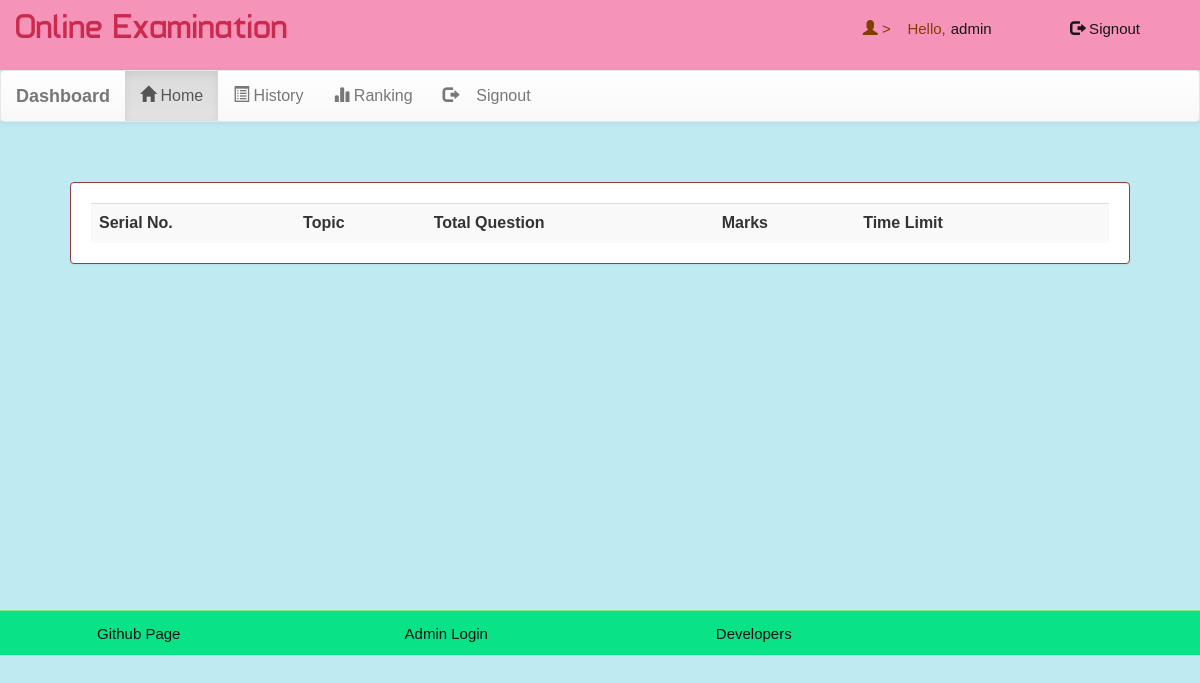
Page /account.php?q=1 (signed in) on the earlier database version.
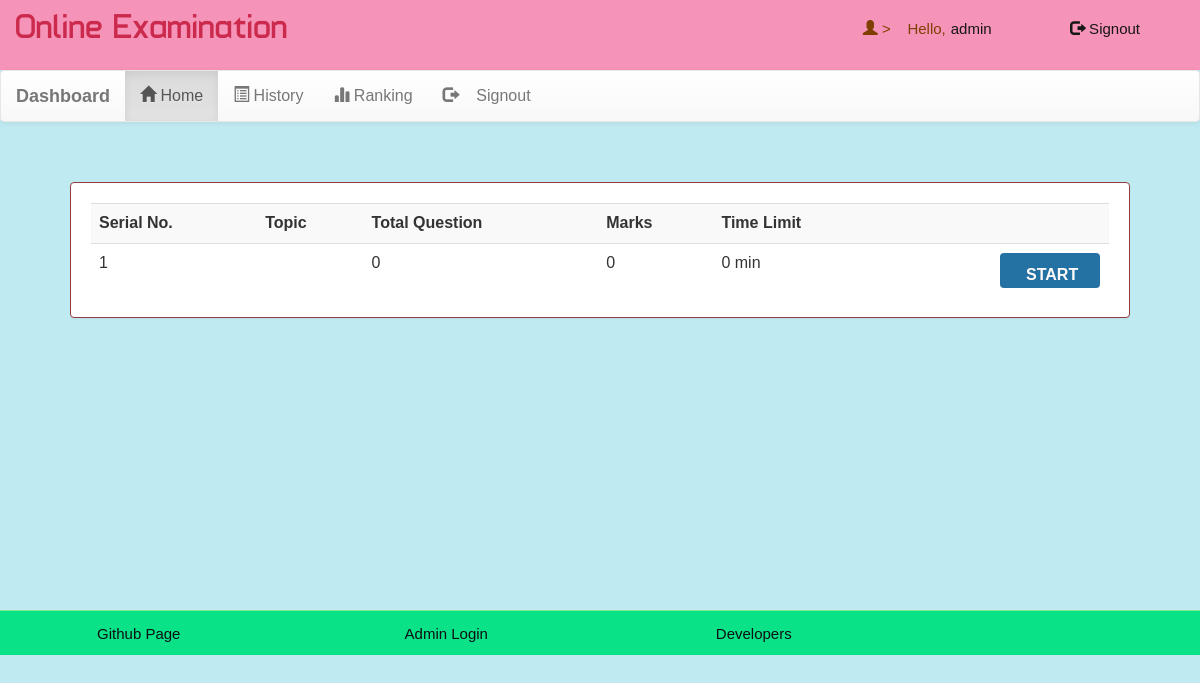
Same page on the later database version.
### tables this page shows
CREATE TABLE `exam` (
  `eid` text not null,
  `title` text not null,
  `right` int(11) not null,
  `wrong` int(11) not null,
  `total` int(11) not null,
  `time` bigint(20) not null,
  `date` timestamp not null DEFAULT CURRENT_TIMESTAMP ON UPDATE CURRENT_TIMESTAMP
);

### account.php (the view, shortened to what this page needs)
<!DOCTYPE html PUBLIC "-//W3C//DTD XHTML 1.0 Transitional//EN" "http://www.w3.org/TR/xhtml1/DTD/xhtml1-transitional.dtd">
<html xmlns="http://www.w3.org/1999/xhtml">
<head>
<link  rel="stylesheet" href="css/bootstrap.min.css"/>
 <link  rel="stylesheet" href="css/bootstrap-theme.min.css"/>
 <link rel="stylesheet" href="css/main.css">
 <link  rel="stylesheet" href="css/font.css">
</head>
<body>
<div class="header">
  <div class="row">
    <div class="col-lg-6">
      <span class="logo">Online Examination</span></div>
        <div class="col-md-4 col-md-offset-2">
                  <?php
                    include('dbcon.php');
                  if (!(isset($_SESSION['email']))) {
                    header("location:");
                  }
                  else {
                    $name = $_SESSION['name'];
                    $email = $_SESSION['email'];
                    echo '<span class="pull-right top title1">
                    <span class="log1"><span class="glyphicon glyphicon-user" aria-hidden="true"></span>
                    >&nbsp;&nbsp;&nbsp;&nbsp;Hello,</span><a href="account.php?q=1" class="log log1">'.$name.'</a>
                    &nbsp;&nbsp;<a href="" class="log"><span class="glyphicon glyphicon-log-out" aria-hidden="true"></span>&nbsp;Signout</button></a></span>';
                  }
                  ?>
        </div>
      </div>
    </div>
<div class="bg">
<nav class="navbar navbar-default title1">
  <div class="container-fluid">
    <div class="navbar-header">
      <a class="navbar-brand" href="#"><b>Dashboard</b></a>
    </div>
    <div class="collapse navbar-collapse" id="bs-example-navbar-collapse-1">
      <ul class="nav navbar-nav">
        <li <?php if(@$_GET['q']==1) echo 'class="active"'; ?> ><a href="account.php?q=1"><span class="glyphicon glyphicon-home" aria-hidden="true"></span>&nbsp;Home<span class="sr-only">(current)</span></a></li>
        <li <?php if(@$_GET['q']==2) echo 'class="active"'; ?> ><a href="account.php?q=2"><span class="glyphicon glyphicon-list-alt" aria-hidden="true"></span>&nbsp;History</a></li>
		<li <?php if(@$_GET['q']==3) echo 'class="active"'; ?> ><a href="account.php?q=3"><span class="glyphicon glyphicon-stats" aria-hidden="true"></span>&nbsp;Ranking</a></li>
		<li class="pull-right"> <a href=""><span class="glyphicon glyphicon-log-out" aria-hidden="true"></span>&nbsp;&nbsp;&nbsp;&nbsp;Signout</a></li>
		</ul>
      </div>
  </div>
</nav>
<div class="container">
<div class="row">
<div class="col-md-12">
<?php
if (@$_GET['q']==1) {
  $query = "SELECT * FROM exam ORDER BY date DESC";
  $result = mysqli_query($connection,$query) or die('Error');
  echo '<div class="panel"><div class="table-responsive">
          <table class="table table-striped title1">
          <tr>
          <td><b>Serial No.</b></td>
          <td><b>Topic</b></td>
          <td><b>Total Question</b></td>
          <td><b>Marks</b></td>
          <td><b>Time Limit</b></td>
          <td></td>
          </tr>';
  $c = 1;
  while ($row = mysqli_fetch_array($result)) {
    $title = $row['title'];
    $total = $row['total'];
    $right = $row['right'];
    $time = $row['time'];
    $eid = $row['eid'];
    $query1 = "SELECT score FROM history WHERE eid='$eid' and email='$email'";
    $reslt = mysqli_query($connection,$query1) or die('Fatal Error');
    $rowcount = mysqli_num_rows($reslt);
    if ($rowcount == 0) {
      echo '<tr>
            <td>'.$c++.'</td>
            <td>'.$title.'</td>
            <td>'.$total.'</td>
            <td>'.$right*$total.'</td>
            <td>'.$time.'&nbsp;min</td>
            <td><b><a href="account.php?q=quiz&step=2&eid='.$eid.'&n=1&t='.$total.'" class="pull-right btn sub1"
            style="margin:1px;background:#2471A3">&nbsp;<span class="title1"><b>START</b></span></a></b></td>
            </tr>';
    }
  }
  echo '</table></div></div>';
}
?>
</div></div></div></div>
<div class="row footer">
<div class="col-md-3 box">
<a href="https://github.com/noobmaster007/Online_Exam_2019" target="_blank">Github Page</a>
</div>
<div class="col-md-3 box">
<a href="#" data-toggle="modal" data-target="#login">Admin Login</a></div>
<div class="col-md-3 box">
<a href="#" data-toggle="modal" data-target="#developers">Developers</a>
</div>
<div class="col-md-3 box">
</body>
</html>

### css/main.css (style rules this page uses)
body { overflow-x:hidden; width:100%; font: 15px "Century Gothic", "Times Roman", sans-serif; background:rgba(187, 233, 241, 0.932); min-height:550px; background-attachment:fixed; }
.bg { min-height:540px; }
.panel { border-color:rgb(150, 60, 60); margin:40px; padding:20px; font: 15px "Century Gothic", "Times Roman", sans-serif; }
.header { background:#f593b8; height:70px; }
.logo { font-family:'typo'; font-size:35px; color:#cc2a4d; margin:15px; }
.title1 { font: 16px "Century Gothic", "Times Roman", sans-serif; }
.sub1 { width:90px; color:#fffbfb; background:#ad44d6; font-size:15px; height:35px; margin:20px; padding:10px; width:100px; }
.footer { font-size:15px; text-align:center; border-top:1px solid; border-color:#84e98d; background-color:#0ae288; }
.footer a { margin:25px; color:rgb(14, 16, 19); text-decoration:none; font: 15px "Century Gothic", "Times Roman", sans-serif; }
.box { padding:13.5px; }
.top { margin-top:20px; }
.log1 { font: 15px 'Ubuntu', sans-serif; color:rgb(126, 63, 1); margin-left:10px; }
.log { margin:10px; margin-right:60px; margin-left:5px; color:rgb(22, 22, 20); text-decoration:none; font-size:20px; font-size:15px; }

Differences in the rows shown:
added exam: total "0", $right*$total "0", time "0"
